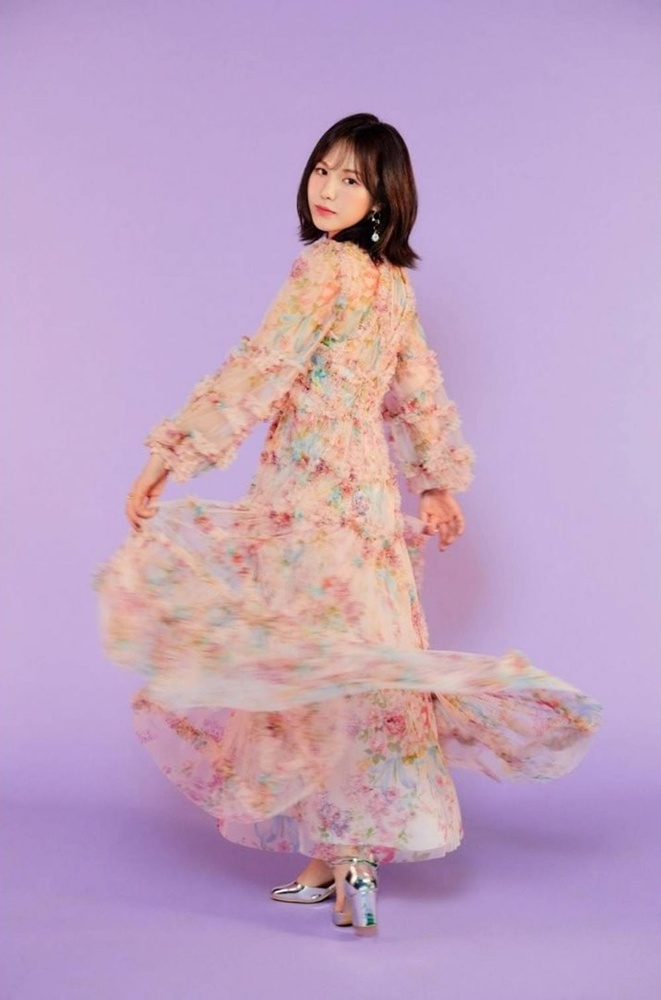
#> input picture geometric-transformations-img/wendy.jpg, 661 x 1000 px, shrunk from 1000 x 1512 before the run, given in place of the camera
$ python changing-colorspace.py
#> lines starting #> are read from the running program, lines starting #| are printed output that depends on the picture; after the words box and inside, x2 and y2 are one past the last pixel; in counts of white or black regions, pixels touching at a corner belong together
import cv2 as cv
import numpy as np

cap = cv.VideoCapture(0)

while(1):
    # Take each frame
    _, frame = cap.read()
#> frame is the input picture: shape (1000, 661, 3); mean B, G, R 193.1, 162.4, 192.7

    # Convert BGR to HSV
    hsv = cv.cvtColor(frame, cv.COLOR_BGR2HSV)
#> hsv: shape (1000, 661, 3); mean H, S, V 111.7, 60.3, 207.3

    # define range of blue color in HSV
    lower_blue = np.array([100, 100, 100])
    upper_blue = np.array([130, 255, 255])

    lower_red = np.array([0, 100, 85])
    upper_red = np.array([30, 255, 255])

    lower_green = np.array([60, 100, 70])
    upper_green = np.array([100, 255, 255])

    lower_rgb = np.array([0, 80, 80])
    upper_rgb = np.array([130, 255, 255])


    # Threshold the HSV image to get only blue colors
    mask_blue = cv.inRange(hsv, lower_blue, upper_blue)
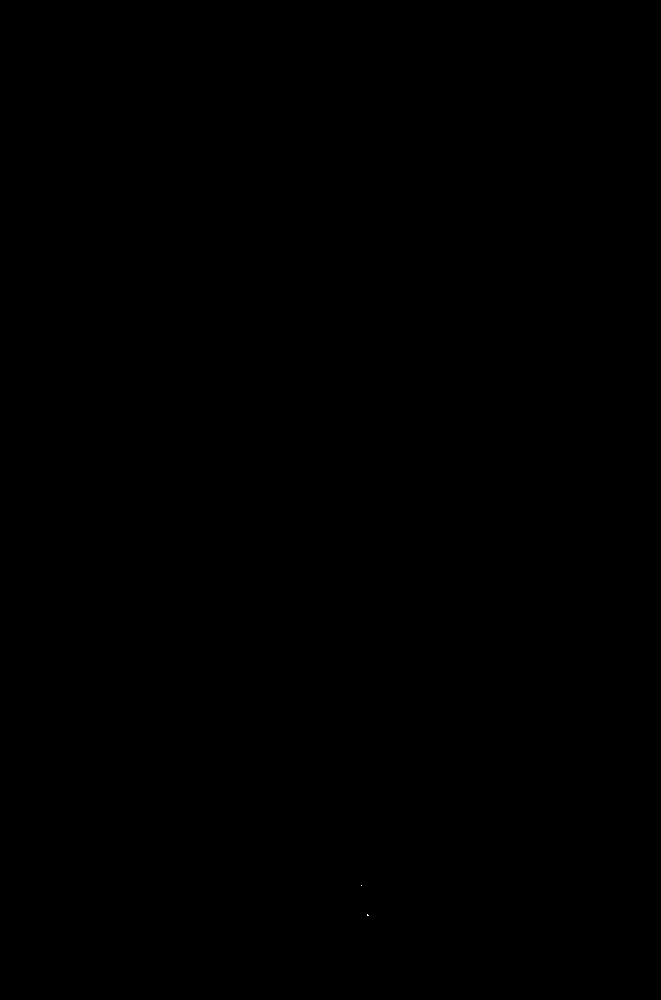
#> mask_blue: shape (1000, 661); 0% white in thin lines or dots, all inside (x1, y1, x2, y2) = (361, 885, 369, 916)
    mask_red = cv.inRange(hsv, lower_red, upper_red)
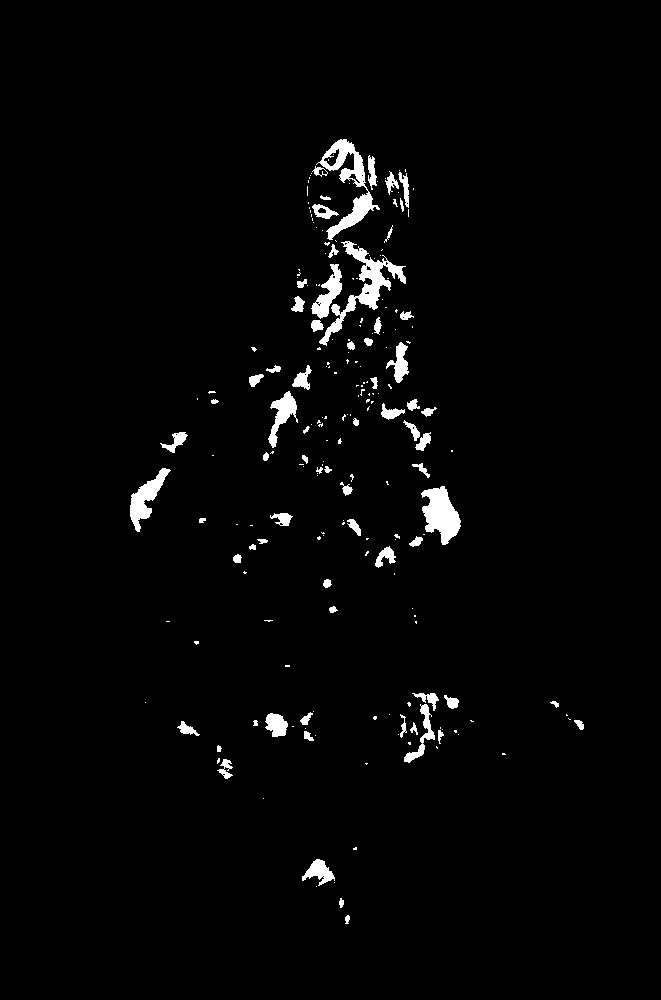
#> mask_red: shape (1000, 661); 2.3% white; 215 white regions (145 under 20 px), largest, box (x1, y1, x2, y2) and area: (319, 241, 406, 346) 1860, (316, 139, 380, 240) 1722, (421, 486, 461, 545) 1409
    mask_green = cv.inRange(hsv, lower_green, upper_green)
#> mask_green: shape (1000, 661); 0.01% white; 1 white region, box (x1, y1, x2, y2) and area: (367, 914, 373, 923) 35
    mask_rgb = cv.inRange(hsv, lower_rgb, upper_rgb)
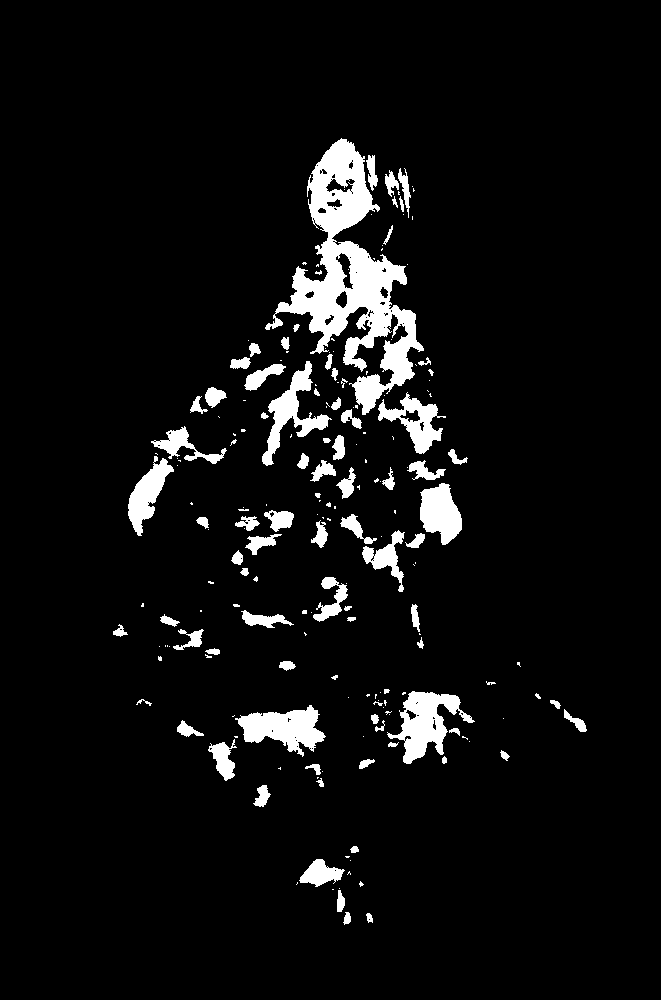
#> mask_rgb: shape (1000, 661); 6% white; 197 white regions (111 under 20 px), largest, box (x1, y1, x2, y2) and area: (265, 138, 424, 415) 14076, (387, 691, 475, 764) 2719, (235, 705, 326, 757) 2486

    # Bitwise-AND mask and original image
    res_blue = cv.bitwise_and(frame, frame, mask = mask_blue)
    res_red = cv.bitwise_and(frame, frame, mask = mask_red)
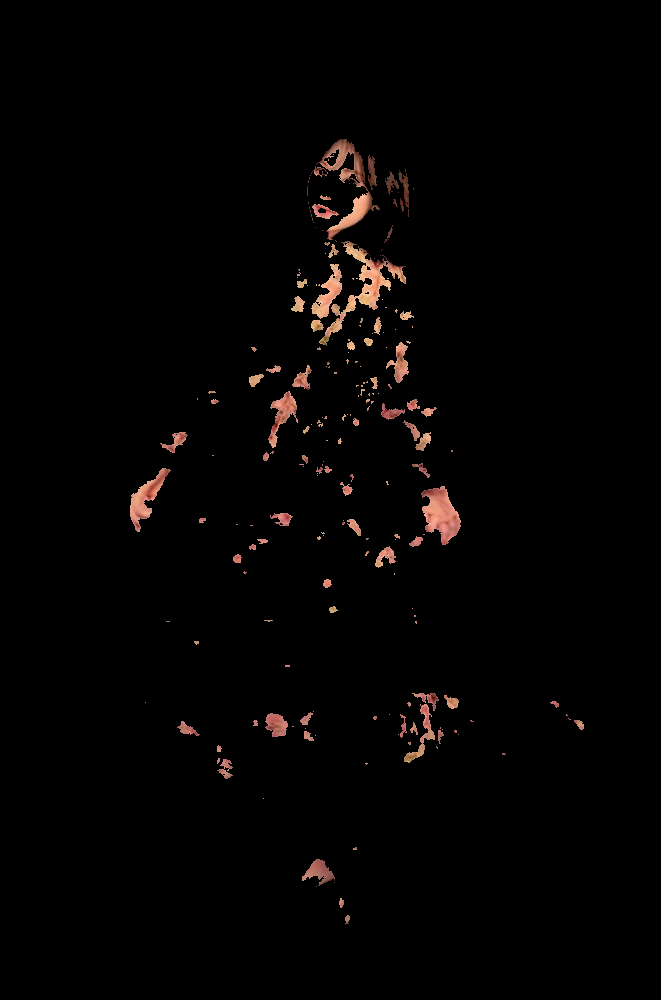
#> res_red: shape (1000, 661, 3); mean B, G, R 2.4, 2.9, 4.4
    res_green = cv.bitwise_and(frame, frame, mask = mask_green)
    res_rgb = cv.bitwise_and(frame, frame, mask = mask_rgb)
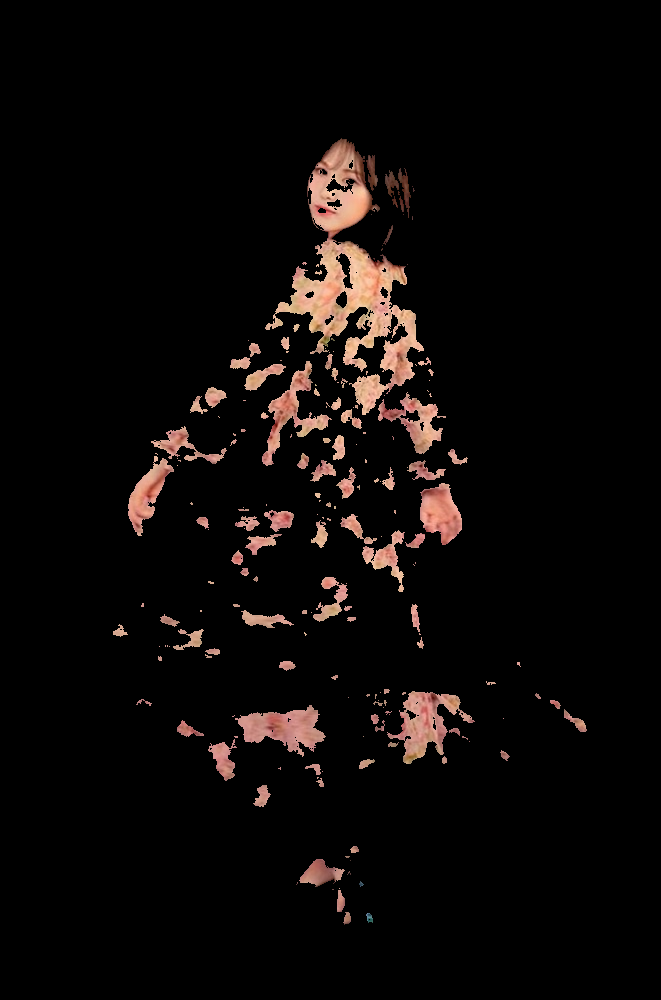
#> res_rgb: shape (1000, 661, 3); mean B, G, R 7.6, 8.8, 12.4
    res_bgr = res_blue + res_green + res_red

    # cv.imshow('blue', res_blue)
    # cv.imshow('red', res_red)
    # cv.imshow('green', res_green)
    cv.imshow('normal', frame)
    # cv.imshow('RGB', res_rgb)
    cv.imshow('BGR', res_bgr)

    k = cv.waitKey(5) & 0xFF
#> (key Esc is pressed here)
    if k == 27:
        break

cv.destroyAllWindows()

# [29 lines of commented-out code are left out]
